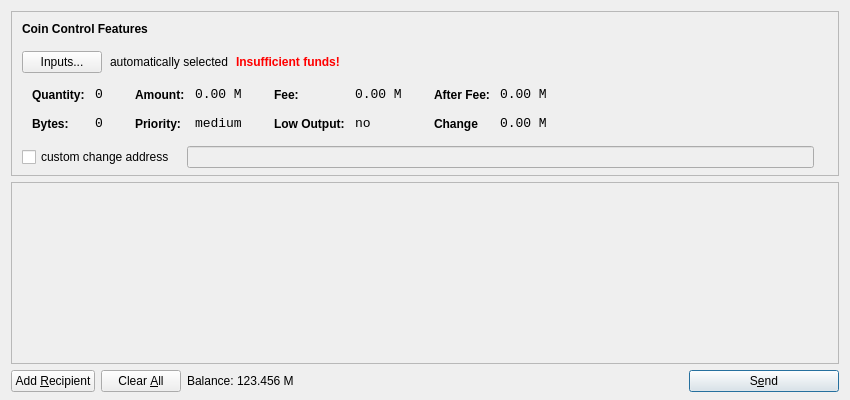
<?xml version="1.0" encoding="UTF-8"?>
<ui version="4.0">
 <class>SendCoinsDialog</class>
 <widget class="QDialog" name="SendCoinsDialog">
  <property name="geometry">
   <rect>
    <x>0</x>
    <y>0</y>
    <width>850</width>
    <height>400</height>
   </rect>
  </property>
  <property name="windowTitle">
   <string>Send Coins</string>
  </property>
  <layout class="QVBoxLayout" name="verticalLayout" stretch="0,1,0">
   <property name="bottomMargin">
    <number>8</number>
   </property>
   <item>
    <widget class="QFrame" name="frameCoinControl">
     <property name="sizePolicy">
      <sizepolicy hsizetype="Expanding" vsizetype="Expanding">
       <horstretch>0</horstretch>
       <verstretch>0</verstretch>
      </sizepolicy>
     </property>
     <property name="maximumSize">
      <size>
       <width>16777215</width>
       <height>16777215</height>
      </size>
     </property>
     <property name="frameShape">
      <enum>QFrame::StyledPanel</enum>
     </property>
     <property name="frameShadow">
      <enum>QFrame::Sunken</enum>
     </property>
     <layout class="QVBoxLayout" name="verticalLayoutCoinControl2">
      <property name="spacing">
       <number>-1</number>
      </property>
      <property name="leftMargin">
       <number>0</number>
      </property>
      <property name="topMargin">
       <number>0</number>
      </property>
      <property name="rightMargin">
       <number>0</number>
      </property>
      <property name="bottomMargin">
       <number>6</number>
      </property>
      <item>
       <layout class="QVBoxLayout" name="verticalLayoutCoinControl" stretch="0,0,0,0,1">
        <property name="spacing">
         <number>0</number>
        </property>
        <property name="leftMargin">
         <number>10</number>
        </property>
        <property name="topMargin">
         <number>10</number>
        </property>
        <item>
         <layout class="QHBoxLayout" name="horizontalLayoutCoinControl1">
          <property name="bottomMargin">
           <number>15</number>
          </property>
          <item>
           <widget class="QLabel" name="labelCoinControlFeatures">
            <property name="sizePolicy">
             <sizepolicy hsizetype="Preferred" vsizetype="Maximum">
              <horstretch>0</horstretch>
              <verstretch>0</verstretch>
             </sizepolicy>
            </property>
            <property name="font">
             <font>
              <weight>75</weight>
              <bold>true</bold>
             </font>
            </property>
            <property name="styleSheet">
             <string notr="true">font-weight:bold;</string>
            </property>
            <property name="text">
             <string>Coin Control Features</string>
            </property>
           </widget>
          </item>
         </layout>
        </item>
        <item>
         <layout class="QHBoxLayout" name="horizontalLayoutCoinControl2" stretch="0,0,0,0">
          <property name="spacing">
           <number>8</number>
          </property>
          <property name="bottomMargin">
           <number>10</number>
          </property>
          <item>
           <widget class="QPushButton" name="pushButtonCoinControl">
            <property name="styleSheet">
             <string notr="true"/>
            </property>
            <property name="text">
             <string>Inputs...</string>
            </property>
           </widget>
          </item>
          <item>
           <widget class="QLabel" name="labelCoinControlAutomaticallySelected">
            <property name="text">
             <string>automatically selected</string>
            </property>
            <property name="margin">
             <number>5</number>
            </property>
           </widget>
          </item>
          <item>
           <widget class="QLabel" name="labelCoinControlInsuffFunds">
            <property name="font">
             <font>
              <weight>75</weight>
              <bold>true</bold>
             </font>
            </property>
            <property name="styleSheet">
             <string notr="true">color:red;font-weight:bold;</string>
            </property>
            <property name="text">
             <string>Insufficient funds!</string>
            </property>
            <property name="margin">
             <number>5</number>
            </property>
           </widget>
          </item>
          <item>
           <spacer name="horizontalSpacerCoinControl">
            <property name="orientation">
             <enum>Qt::Horizontal</enum>
            </property>
            <property name="sizeHint" stdset="0">
             <size>
              <width>40</width>
              <height>1</height>
             </size>
            </property>
           </spacer>
          </item>
         </layout>
        </item>
        <item>
         <widget class="QWidget" name="widgetCoinControl" native="true">
          <property name="sizePolicy">
           <sizepolicy hsizetype="Preferred" vsizetype="Preferred">
            <horstretch>0</horstretch>
            <verstretch>0</verstretch>
           </sizepolicy>
          </property>
          <property name="minimumSize">
           <size>
            <width>0</width>
            <height>0</height>
           </size>
          </property>
          <property name="styleSheet">
           <string notr="true"/>
          </property>
          <layout class="QHBoxLayout" name="horizontalLayoutCoinControl5">
           <property name="margin">
            <number>0</number>
           </property>
           <item>
            <layout class="QHBoxLayout" name="horizontalLayoutCoinControl3" stretch="0,0,0,1">
             <property name="spacing">
              <number>20</number>
             </property>
             <property name="topMargin">
              <number>0</number>
             </property>
             <property name="bottomMargin">
              <number>10</number>
             </property>
             <item>
              <layout class="QFormLayout" name="formLayoutCoinControl1">
               <property name="horizontalSpacing">
                <number>10</number>
               </property>
               <property name="verticalSpacing">
                <number>14</number>
               </property>
               <property name="leftMargin">
                <number>10</number>
               </property>
               <property name="topMargin">
                <number>4</number>
               </property>
               <property name="rightMargin">
                <number>6</number>
               </property>
               <item row="0" column="0">
                <widget class="QLabel" name="labelCoinControlQuantityText">
                 <property name="styleSheet">
                  <string notr="true">font-weight:bold;</string>
                 </property>
                 <property name="text">
                  <string>Quantity:</string>
                 </property>
                 <property name="margin">
                  <number>0</number>
                 </property>
                </widget>
               </item>
               <item row="0" column="1">
                <widget class="QLabel" name="labelCoinControlQuantity">
                 <property name="font">
                  <font>
                   <family>Monospace</family>
                   <pointsize>10</pointsize>
                  </font>
                 </property>
                 <property name="cursor">
                  <cursorShape>IBeamCursor</cursorShape>
                 </property>
                 <property name="contextMenuPolicy">
                  <enum>Qt::ActionsContextMenu</enum>
                 </property>
                 <property name="text">
                  <string>0</string>
                 </property>
                 <property name="margin">
                  <number>0</number>
                 </property>
                 <property name="textInteractionFlags">
                  <set>Qt::LinksAccessibleByMouse|Qt::TextSelectableByKeyboard|Qt::TextSelectableByMouse</set>
                 </property>
                </widget>
               </item>
               <item row="1" column="0">
                <widget class="QLabel" name="labelCoinControlBytesText">
                 <property name="styleSheet">
                  <string notr="true">font-weight:bold;</string>
                 </property>
                 <property name="text">
                  <string>Bytes:</string>
                 </property>
                </widget>
               </item>
               <item row="1" column="1">
                <widget class="QLabel" name="labelCoinControlBytes">
                 <property name="font">
                  <font>
                   <family>Monospace</family>
                   <pointsize>10</pointsize>
                  </font>
                 </property>
                 <property name="cursor">
                  <cursorShape>IBeamCursor</cursorShape>
                 </property>
                 <property name="contextMenuPolicy">
                  <enum>Qt::ActionsContextMenu</enum>
                 </property>
                 <property name="text">
                  <string>0</string>
                 </property>
                 <property name="textInteractionFlags">
                  <set>Qt::LinksAccessibleByMouse|Qt::TextSelectableByKeyboard|Qt::TextSelectableByMouse</set>
                 </property>
                </widget>
               </item>
              </layout>
             </item>
             <item>
              <layout class="QFormLayout" name="formLayoutCoinControl2">
               <property name="horizontalSpacing">
                <number>10</number>
               </property>
               <property name="verticalSpacing">
                <number>14</number>
               </property>
               <property name="leftMargin">
                <number>6</number>
               </property>
               <property name="topMargin">
                <number>4</number>
               </property>
               <property name="rightMargin">
                <number>6</number>
               </property>
               <item row="0" column="0">
                <widget class="QLabel" name="labelCoinControlAmountText">
                 <property name="styleSheet">
                  <string notr="true">font-weight:bold;</string>
                 </property>
                 <property name="text">
                  <string>Amount:</string>
                 </property>
                 <property name="margin">
                  <number>0</number>
                 </property>
                </widget>
               </item>
               <item row="0" column="1">
                <widget class="QLabel" name="labelCoinControlAmount">
                 <property name="font">
                  <font>
                   <family>Monospace</family>
                   <pointsize>10</pointsize>
                  </font>
                 </property>
                 <property name="cursor">
                  <cursorShape>IBeamCursor</cursorShape>
                 </property>
                 <property name="contextMenuPolicy">
                  <enum>Qt::ActionsContextMenu</enum>
                 </property>
                 <property name="text">
                  <string>0.00 M</string>
                 </property>
                 <property name="textInteractionFlags">
                  <set>Qt::LinksAccessibleByMouse|Qt::TextSelectableByKeyboard|Qt::TextSelectableByMouse</set>
                 </property>
                </widget>
               </item>
               <item row="1" column="0">
                <widget class="QLabel" name="labelCoinControlPriorityText">
                 <property name="styleSheet">
                  <string notr="true">font-weight:bold;</string>
                 </property>
                 <property name="text">
                  <string>Priority:</string>
                 </property>
                </widget>
               </item>
               <item row="1" column="1">
                <widget class="QLabel" name="labelCoinControlPriority">
                 <property name="font">
                  <font>
                   <family>Monospace</family>
                   <pointsize>10</pointsize>
                  </font>
                 </property>
                 <property name="cursor">
                  <cursorShape>IBeamCursor</cursorShape>
                 </property>
                 <property name="contextMenuPolicy">
                  <enum>Qt::ActionsContextMenu</enum>
                 </property>
                 <property name="text">
                  <string>medium</string>
                 </property>
                 <property name="textInteractionFlags">
                  <set>Qt::LinksAccessibleByMouse|Qt::TextSelectableByKeyboard|Qt::TextSelectableByMouse</set>
                 </property>
                </widget>
               </item>
              </layout>
             </item>
             <item>
              <layout class="QFormLayout" name="formLayoutCoinControl3">
               <property name="horizontalSpacing">
                <number>10</number>
               </property>
               <property name="verticalSpacing">
                <number>14</number>
               </property>
               <property name="leftMargin">
                <number>6</number>
               </property>
               <property name="topMargin">
                <number>4</number>
               </property>
               <property name="rightMargin">
                <number>6</number>
               </property>
               <item row="0" column="0">
                <widget class="QLabel" name="labelCoinControlFeeText">
                 <property name="styleSheet">
                  <string notr="true">font-weight:bold;</string>
                 </property>
                 <property name="text">
                  <string>Fee:</string>
                 </property>
                 <property name="margin">
                  <number>0</number>
                 </property>
                </widget>
               </item>
               <item row="0" column="1">
                <widget class="QLabel" name="labelCoinControlFee">
                 <property name="font">
                  <font>
                   <family>Monospace</family>
                   <pointsize>10</pointsize>
                  </font>
                 </property>
                 <property name="cursor">
                  <cursorShape>IBeamCursor</cursorShape>
                 </property>
                 <property name="contextMenuPolicy">
                  <enum>Qt::ActionsContextMenu</enum>
                 </property>
                 <property name="text">
                  <string>0.00 M</string>
                 </property>
                 <property name="textInteractionFlags">
                  <set>Qt::LinksAccessibleByMouse|Qt::TextSelectableByKeyboard|Qt::TextSelectableByMouse</set>
                 </property>
                </widget>
               </item>
               <item row="1" column="0">
                <widget class="QLabel" name="labelCoinControlLowOutputText">
                 <property name="styleSheet">
                  <string notr="true">font-weight:bold;</string>
                 </property>
                 <property name="text">
                  <string>Low Output:</string>
                 </property>
                </widget>
               </item>
               <item row="1" column="1">
                <widget class="QLabel" name="labelCoinControlLowOutput">
                 <property name="font">
                  <font>
                   <family>Monospace</family>
                   <pointsize>10</pointsize>
                  </font>
                 </property>
                 <property name="cursor">
                  <cursorShape>IBeamCursor</cursorShape>
                 </property>
                 <property name="contextMenuPolicy">
                  <enum>Qt::ActionsContextMenu</enum>
                 </property>
                 <property name="text">
                  <string>no</string>
                 </property>
                 <property name="textInteractionFlags">
                  <set>Qt::LinksAccessibleByMouse|Qt::TextSelectableByKeyboard|Qt::TextSelectableByMouse</set>
                 </property>
                </widget>
               </item>
              </layout>
             </item>
             <item>
              <layout class="QFormLayout" name="formLayoutCoinControl4">
               <property name="horizontalSpacing">
                <number>10</number>
               </property>
               <property name="verticalSpacing">
                <number>14</number>
               </property>
               <property name="leftMargin">
                <number>6</number>
               </property>
               <property name="topMargin">
                <number>4</number>
               </property>
               <property name="rightMargin">
                <number>6</number>
               </property>
               <item row="0" column="0">
                <widget class="QLabel" name="labelCoinControlAfterFeeText">
                 <property name="styleSheet">
                  <string notr="true">font-weight:bold;</string>
                 </property>
                 <property name="text">
                  <string>After Fee:</string>
                 </property>
                 <property name="margin">
                  <number>0</number>
                 </property>
                </widget>
               </item>
               <item row="0" column="1">
                <widget class="QLabel" name="labelCoinControlAfterFee">
                 <property name="font">
                  <font>
                   <family>Monospace</family>
                   <pointsize>10</pointsize>
                  </font>
                 </property>
                 <property name="cursor">
                  <cursorShape>IBeamCursor</cursorShape>
                 </property>
                 <property name="contextMenuPolicy">
                  <enum>Qt::ActionsContextMenu</enum>
                 </property>
                 <property name="text">
                  <string>0.00 M</string>
                 </property>
                 <property name="textInteractionFlags">
                  <set>Qt::LinksAccessibleByMouse|Qt::TextSelectableByKeyboard|Qt::TextSelectableByMouse</set>
                 </property>
                </widget>
               </item>
               <item row="1" column="0">
                <widget class="QLabel" name="labelCoinControlChangeText">
                 <property name="styleSheet">
                  <string notr="true">font-weight:bold;</string>
                 </property>
                 <property name="text">
                  <string>Change</string>
                 </property>
                </widget>
               </item>
               <item row="1" column="1">
                <widget class="QLabel" name="labelCoinControlChange">
                 <property name="font">
                  <font>
                   <family>Monospace</family>
                   <pointsize>10</pointsize>
                  </font>
                 </property>
                 <property name="cursor">
                  <cursorShape>IBeamCursor</cursorShape>
                 </property>
                 <property name="contextMenuPolicy">
                  <enum>Qt::ActionsContextMenu</enum>
                 </property>
                 <property name="text">
                  <string>0.00 M</string>
                 </property>
                 <property name="textInteractionFlags">
                  <set>Qt::LinksAccessibleByMouse|Qt::TextSelectableByKeyboard|Qt::TextSelectableByMouse</set>
                 </property>
                </widget>
               </item>
              </layout>
             </item>
            </layout>
           </item>
          </layout>
         </widget>
        </item>
        <item>
         <layout class="QHBoxLayout" name="horizontalLayoutCoinControl4" stretch="0,0,0">
          <property name="spacing">
           <number>12</number>
          </property>
          <property name="sizeConstraint">
           <enum>QLayout::SetDefaultConstraint</enum>
          </property>
          <property name="topMargin">
           <number>5</number>
          </property>
          <property name="rightMargin">
           <number>5</number>
          </property>
          <item>
           <widget class="QCheckBox" name="checkBoxCoinControlChange">
            <property name="text">
             <string>custom change address</string>
            </property>
           </widget>
          </item>
          <item>
           <widget class="QLineEdit" name="lineEditCoinControlChange">
            <property name="enabled">
             <bool>false</bool>
            </property>
            <property name="sizePolicy">
             <sizepolicy hsizetype="Expanding" vsizetype="Fixed">
              <horstretch>0</horstretch>
              <verstretch>0</verstretch>
             </sizepolicy>
            </property>
           </widget>
          </item>
          <item>
           <widget class="QLabel" name="labelCoinControlChangeLabel">
            <property name="sizePolicy">
             <sizepolicy hsizetype="Preferred" vsizetype="Expanding">
              <horstretch>0</horstretch>
              <verstretch>0</verstretch>
             </sizepolicy>
            </property>
            <property name="minimumSize">
             <size>
              <width>0</width>
              <height>0</height>
             </size>
            </property>
            <property name="text">
             <string/>
            </property>
            <property name="margin">
             <number>3</number>
            </property>
           </widget>
          </item>
         </layout>
        </item>
        <item>
         <spacer name="verticalSpacerCoinControl">
          <property name="orientation">
           <enum>Qt::Vertical</enum>
          </property>
          <property name="sizeHint" stdset="0">
           <size>
            <width>800</width>
            <height>1</height>
           </size>
          </property>
         </spacer>
        </item>
       </layout>
      </item>
     </layout>
    </widget>
   </item>
   <item>
    <widget class="QScrollArea" name="scrollArea">
     <property name="widgetResizable">
      <bool>true</bool>
     </property>
     <widget class="QWidget" name="scrollAreaWidgetContents">
      <property name="geometry">
       <rect>
        <x>0</x>
        <y>0</y>
        <width>830</width>
        <height>165</height>
       </rect>
      </property>
      <layout class="QVBoxLayout" name="verticalLayout_2">
       <property name="margin">
        <number>0</number>
       </property>
       <item>
        <layout class="QVBoxLayout" name="entries">
         <property name="spacing">
          <number>6</number>
         </property>
        </layout>
       </item>
       <item>
        <spacer name="verticalSpacer">
         <property name="orientation">
          <enum>Qt::Vertical</enum>
         </property>
         <property name="sizeHint" stdset="0">
          <size>
           <width>20</width>
           <height>40</height>
          </size>
         </property>
        </spacer>
       </item>
      </layout>
     </widget>
    </widget>
   </item>
   <item>
    <layout class="QHBoxLayout" name="horizontalLayout">
     <item>
      <widget class="QPushButton" name="addButton">
       <property name="toolTip">
        <string>Send to multiple recipients at once</string>
       </property>
       <property name="text">
        <string>Add &amp;Recipient</string>
       </property>
       <property name="icon">
        <iconset resource="../bitcoin.qrc">
         <normaloff>:/icons/add</normaloff>:/icons/add</iconset>
       </property>
       <property name="autoDefault">
        <bool>false</bool>
       </property>
      </widget>
     </item>
     <item>
      <widget class="QPushButton" name="clearButton">
       <property name="sizePolicy">
        <sizepolicy hsizetype="Minimum" vsizetype="Fixed">
         <horstretch>0</horstretch>
         <verstretch>0</verstretch>
        </sizepolicy>
       </property>
       <property name="toolTip">
        <string>Remove all transaction fields</string>
       </property>
       <property name="text">
        <string>Clear &amp;All</string>
       </property>
       <property name="icon">
        <iconset resource="../bitcoin.qrc">
         <normaloff>:/icons/remove</normaloff>:/icons/remove</iconset>
       </property>
       <property name="autoRepeatDelay">
        <number>300</number>
       </property>
       <property name="autoDefault">
        <bool>false</bool>
       </property>
      </widget>
     </item>
     <item>
      <layout class="QHBoxLayout" name="horizontalLayout_2">
       <property name="spacing">
        <number>3</number>
       </property>
       <item>
        <widget class="QLabel" name="label">
         <property name="sizePolicy">
          <sizepolicy hsizetype="Preferred" vsizetype="Fixed">
           <horstretch>0</horstretch>
           <verstretch>0</verstretch>
          </sizepolicy>
         </property>
         <property name="text">
          <string>Balance:</string>
         </property>
        </widget>
       </item>
       <item>
        <widget class="QLabel" name="labelBalance">
         <property name="sizePolicy">
          <sizepolicy hsizetype="Preferred" vsizetype="Fixed">
           <horstretch>0</horstretch>
           <verstretch>0</verstretch>
          </sizepolicy>
         </property>
         <property name="cursor">
          <cursorShape>IBeamCursor</cursorShape>
         </property>
         <property name="text">
          <string>123.456 M</string>
         </property>
         <property name="textInteractionFlags">
          <set>Qt::LinksAccessibleByMouse|Qt::TextSelectableByKeyboard|Qt::TextSelectableByMouse</set>
         </property>
        </widget>
       </item>
      </layout>
     </item>
     <item>
      <spacer name="horizontalSpacer">
       <property name="orientation">
        <enum>Qt::Horizontal</enum>
       </property>
       <property name="sizeHint" stdset="0">
        <size>
         <width>40</width>
         <height>20</height>
        </size>
       </property>
      </spacer>
     </item>
     <item>
      <widget class="QPushButton" name="sendButton">
       <property name="minimumSize">
        <size>
         <width>150</width>
         <height>0</height>
        </size>
       </property>
       <property name="toolTip">
        <string>Confirm the send action</string>
       </property>
       <property name="text">
        <string>S&amp;end</string>
       </property>
       <property name="icon">
        <iconset resource="../bitcoin.qrc">
         <normaloff>:/icons/send</normaloff>:/icons/send</iconset>
       </property>
       <property name="default">
        <bool>true</bool>
       </property>
      </widget>
     </item>
    </layout>
   </item>
  </layout>
 </widget>
 <resources>
  <include location="../bitcoin.qrc"/>
 </resources>
 <connections/>
</ui>
